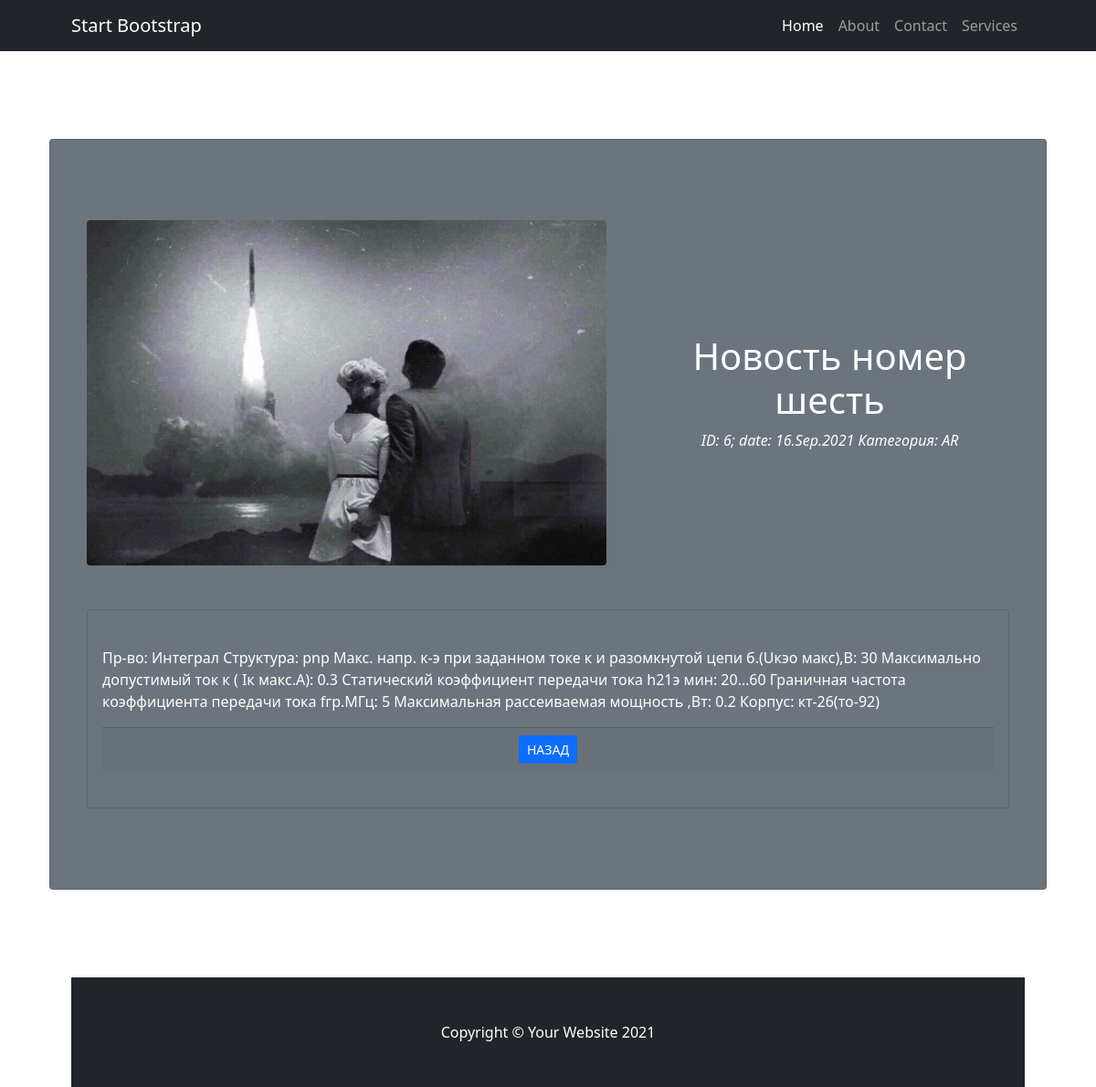
Page /news/news_list/6 on the committed database.
### news/models.py (models this page shows, shortened)
class Post ( models.Model ):
    author = models.ForeignKey ( Author, on_delete=models.CASCADE )
    NEWS = 'NW'
    ARTICLE = 'AR'
    CATEGORY_CHOICES = (
        (NEWS, 'НОВОСТЬ'),
        (ARTICLE, 'Статья'),
    )
    categoryType = models.CharField ( max_length=2, choices=CATEGORY_CHOICES, default=ARTICLE )
    dateCreation = models.DateTimeField ( auto_now_add=True )
    postCategory = models.ManyToManyField ( Category, through='PostCategory' )
    title = models.CharField ( max_length=128, unique=True )
    text = models.TextField ()
    img = models.ImageField ( upload_to='pics', blank=True )
    rating = models.SmallIntegerField ( default=0 )
    slug = models.SlugField ( max_length=80, unique=True, null=True, db_index=True, verbose_name="URL" )

### news/views.py (the view)
# urls.py: path('news_list/<str:slug>', detail, name='detail'),
def detail(request, slug):
    new = Post.objects.get(slug__iexact=slug)
    return render (request, 'detail.html', context={'new': new} )

### templates/detail.html (shortened to what this page needs)
{% extends 'default.html' %}
   {% block title %}
    <div class="row gx-4 gx-lg-5 align-items-center my-5">
                {% if new.img.url != "/media/0" %}
                <div class="col-lg-7"><img class="img-fluid rounded mb-4 mb-lg-0" src="{{new.img.url}}" alt="..." /></div>
                {% elif new %}
                <div class="col-lg-7"><img class="img-fluid rounded mb-4 mb-lg-0" src="https://dummyimage.com/900x400/dee2e6/6c757d.jpg" alt="..." /></div>
                {% endif %}
                <div class="col-lg-5">
                    <h1 class="font-weight-light">{{new.title}}</h1>
                        <i>ID: {{new.id}};</i> <i>date: {{new.dateCreation|date:'d.M.Y'}}</i> <i>Категория:
                        {{new.categoryType}}</i>
                </div>
            </div>
            <div class="card text-white bg-secondary my-5 py-4 text-center">
                <div class="card-body"><p class="text-white m-0">
                    <p class="card-text" align="left">{{new.text}}</p>
                    <div class="card-footer"><a class="btn btn-primary btn-sm" href="/news/news_list">НАЗАД</a></div>
                </div>
            </div>
    {% endblock %}

### rows in the picture
Post: img (picture), title "Новость номер шесть", id "6", dateCreation "16.Sep.2021", categoryType "AR", text "Пр-во: Интеграл Структура: pnp Макс. напр. к-э при заданном токе к и разомкнутой цепи б.(Uкэо макс),В: 30 Максимально допустимый ток к ( Iк макс.А): 0.3 Статический коэффициент передачи тока h21э мин: 20…60 Граничная частота коэффициента передачи тока fгр.МГц: 5 Максимальная рассеиваемая мощность ,Вт: 0.2 Корпус: кт-26(то-92)"
